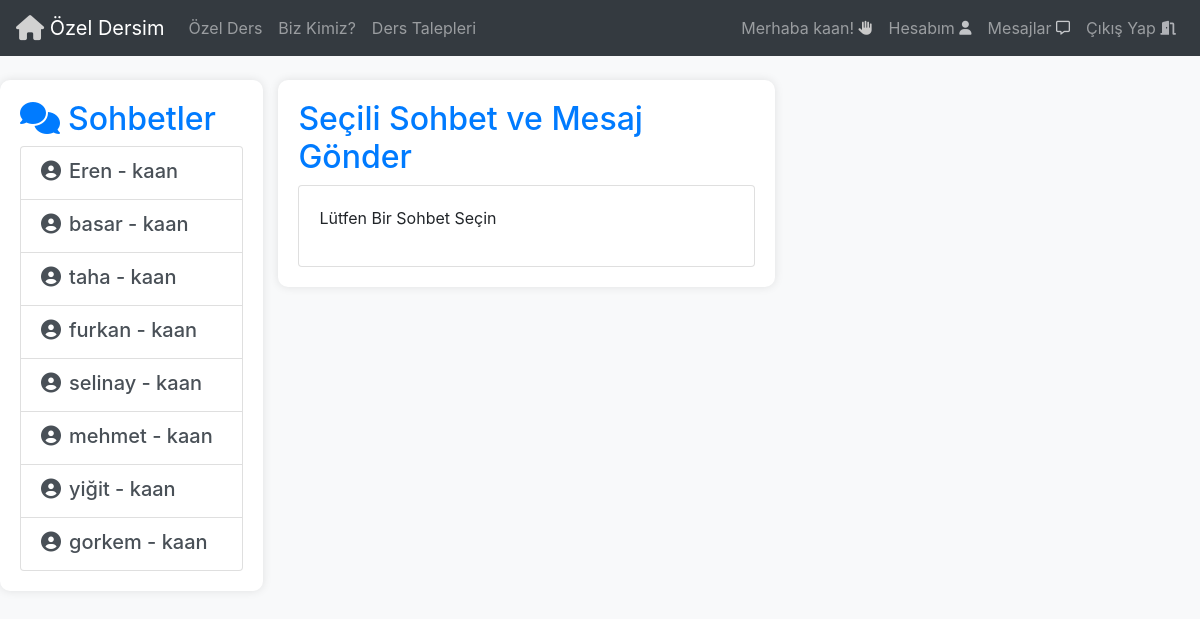
Screenshot of /mesaj/ (signed in) with the database file from the repository.
### Base/models.py (models this page shows)
class Sohbet(models.Model):
  user1 = models.ForeignKey(User, on_delete=models.CASCADE, related_name='user1_sohbet')
  user2 = models.ForeignKey(User, on_delete=models.CASCADE,related_name='user2_sohbet')
  def __str__(self):
        return f'{self.user1.username} - {self.user2.username}'

### Base/views.py (the view)
# urls.py: path('mesaj/',views.mesaj, name='mesaj'),
def mesaj(request):
   user = request.user
   sohbetler = Sohbet.objects.filter(user1=user) | Sohbet.objects.filter(user2=user)
   context = {'sohbetler': sohbetler}
   return render(request, 'mesaj.html',context)

### Templates/mesaj.html (shortened to what this page needs)
{% include 'navbar.html' %}
<!DOCTYPE html>
<html lang="tr">
<head>
    <link rel="stylesheet" href="https://cdn.jsdelivr.net/npm/bootstrap@4.6.2/dist/css/bootstrap.min.css" />
    <link rel="stylesheet" href="https://cdnjs.cloudflare.com/ajax/libs/font-awesome/6.5.2/css/all.min.css" />
</head>
<body>
    <div class="container chat-container mt-4">
        <div class="row">
            <div class="col-md-4 sidebar">
                <h2><i class="fas fa-comments mr-2"></i>Sohbetler</h2>
                <div class="list-group">
                    {% for sohbet in sohbetler %}
                    <a href="{% url 'SohbetDetay' sohbet.id %}" class="list-group-item list-group-item-action">
                        <div class="d-flex w-100 justify-content-between">
                            <h5 class="mb-1">
                                <i class="fas fa-user-circle mr-2"></i>{{ sohbet }}
                            </h5>
                        </div>
                    </a>
                    {% endfor %}
                </div>
            </div>
            <div class="col-md-8">
                <div class="main-content">
                    <h2>Seçili Sohbet ve Mesaj Gönder</h2>
                    {% if secili_sohbet %}
                    <div class="card">
                        <div class="card-header">
                            <h3>{{ secili_sohbet }}</h3>
                        </div>
                        <div class="card-body" id="chat-messages">
                            {% for mesaj in mesajlar %}
                            <div class="media mb-3 {% if mesaj.gönderen == user %}balloon-right{% else %}balloon-left{% endif %}">
                                <div class="media-body">
                                    <h5 class="mt-0">{{ mesaj.gönderen }}</h5>
                                    {{ mesaj.icerik }}
                                    <br>
                                    <small class="text-muted">{{ mesaj.tarih }}</small>
                                </div>
                            </div>
                            {% endfor %}
                        </div>
                        <div class="chat-form p-3">
                            <form method="POST" class="d-flex">
                                {% csrf_token %}
                                <div class="form-group flex-grow-1">
                                    {{ mesajform.icerik }}
                                </div>
                                <button type="submit" class="btn btn-primary btn-send">
                                    <i class="fas fa-paper-plane"></i> Gönder
                                </button>
                            </form>
                        </div>
                    </div>
                    {% else %}
                    <div class="card">
                        <div class="card-body">
                            <p>Lütfen Bir Sohbet Seçin</p>
                        </div>
                    </div>
                    {% endif %}
                </div>
            </div>
        </div>
    </div>
</body>
</html>

### Templates/navbar.html (shortened to what this page needs)
<!DOCTYPE html>
<html lang="en">
<head>
  <link rel="stylesheet" href="https://cdn.jsdelivr.net/npm/bootstrap@4.6.2/dist/css/bootstrap.min.css">
  <link rel="stylesheet" href="https://cdnjs.cloudflare.com/ajax/libs/font-awesome/6.5.2/css/all.min.css">
</head>
<body>
  <nav class="navbar navbar-expand-lg navbar-dark bg-dark">
    <a class="navbar-brand" href="{% url 'Home' %}"> <i class="fa-solid fa-house fa-lg" style="color: #d1d1d1;"></i>
      <width="30" height="30" class="d-inline-block align-top " alt="">
        Özel Dersim
    </a>
    <div class="collapse navbar-collapse" id="navbarSupportedContent">
      <ul class="navbar-nav mr-auto">
        <li class="nav-item">
          <a class="nav-link" href="{% url 'OzelDers' %}">Özel Ders</a>
        </li>
        <li class="nav-item">
          <a class="nav-link" href="{% url 'biz_kimiz' %}">Biz Kimiz?</a>
        </li>
        <li class="nav-item">
          <a class="nav-link" href="{% url 'DersTalepleri' %}">Ders Talepleri</a>
        </li>
      </ul>
      <div class="user-links">
        {% if request.user.is_authenticated %}
        <ul class="navbar-nav ml-auto">
          <li class="nav-item">
            <a class="nav-link">Merhaba {{request.user}}! <i class="fa-solid fa-hand fa-shake fa-sm" style="color: #c9c9c9;"></i></a>
          </li>
          <li class="nav-item">
           <a class="nav-link" href="{% url 'profil' request.user.id  %}">
              Hesabım <i class="fa-solid fa-user fa-sm" style="color: #c2c4c7;"></i></i></i></i></i>
            </a>
          </li>
          <li class="nav-item">
            <a class="nav-link" href="{% url 'mesaj'  %}">
              Mesajlar <i class="fa-regular fa-message fa-sm" style="color: #c7c9cc;"></i></i></i>
            </a>
          <li class="nav-item">
            <a class="nav-link" href="{% url 'logout'  %}">
              Çıkış Yap <i class="fa-solid fa-door-open fa-sm" style="color: #afb1b6;"></i></i></i></i>
            </a>
          </li>
        </ul>
        {% endif %}
      </div>
  </nav>
</body>
</html>

### Templates/mesaj.html (style rules this page uses)
body { background-color: #f8f9fa; }
.chat-container { max-width: 1200px; margin: 0 auto; display: flex; flex-direction: row; }
.sidebar, .main-content, .chat-form { background-color: #fff; border-radius: 10px; box-shadow: 0 0 10px rgba(0, 0, 0, 0.1); margin-bottom: 20px; }
.sidebar { padding: 20px; }
.list-group-item { cursor: pointer; transition: background-color 0.3s; }
.main-content { padding: 20px; }
.card-body { max-height: 300px; overflow-y: scroll; }
h2 { color: #007bff; }

### rows the page displays
Sohbet: user1+user2 "Eren - kaan"
Sohbet: user1+user2 "basar - kaan"
Sohbet: user1+user2 "taha - kaan"
Sohbet: user1+user2 "furkan - kaan"
Sohbet: user1+user2 "selinay - kaan"
Sohbet: user1+user2 "mehmet - kaan"
Sohbet: user1+user2 "yiğit - kaan"
Sohbet: user1+user2 "gorkem - kaan"

### other values shown
{{ request.user }} "kaan"
